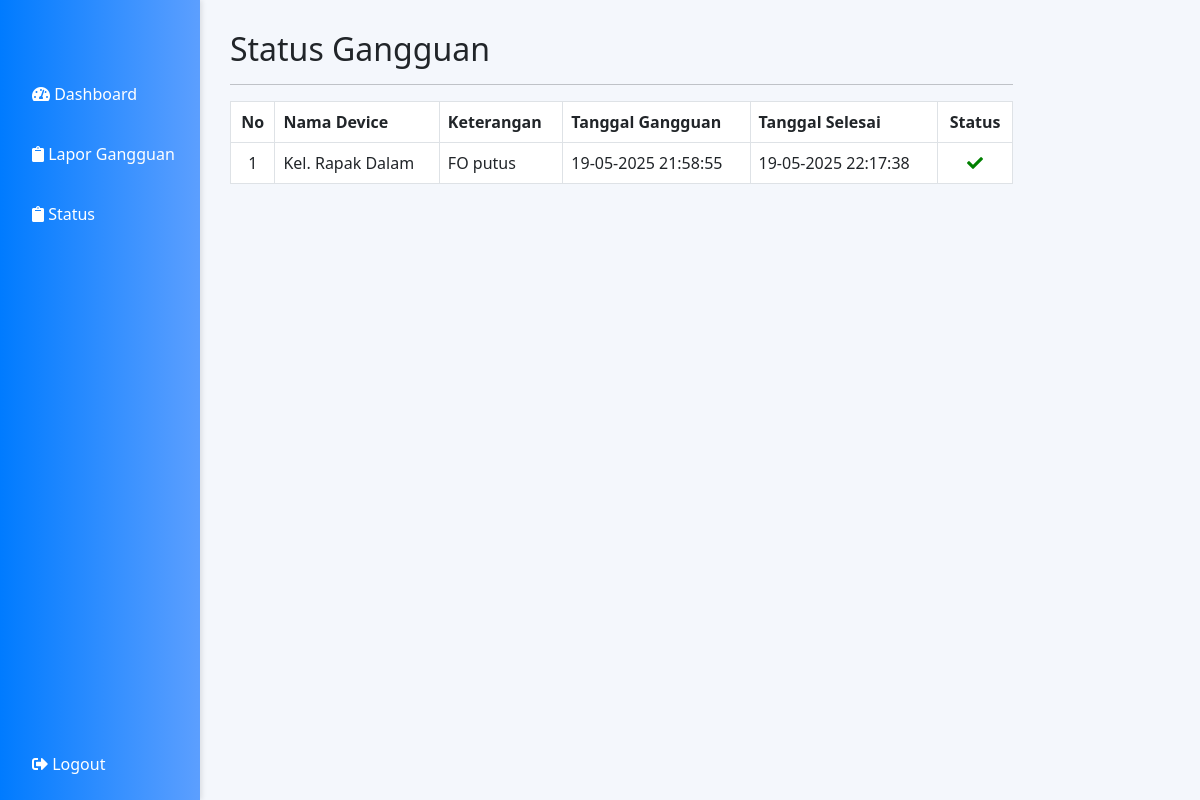
The page /pages/user/status.php (signed in) on the database its author committed.
### tables this page shows
CREATE TABLE `lapor_gangguan` (
  `id_laporan` int(11) NOT NULL,
  `id_user` int(11) NOT NULL,
  `device` varchar(100) NOT NULL,
  `keterangan` varchar(50) DEFAULT NULL,
  `tanggal_gangguan` datetime NOT NULL,
  `tanggal_selesai` datetime DEFAULT NULL,
  `status` varchar(15) DEFAULT 'tidak_aktif',
  `image` varchar(150) DEFAULT NULL,
  `aktif` tinyint(1) DEFAULT 1
);

### pages/user/status.php (the view, shortened to what this page needs)
<?php
require("../../koneksi/koneksi.php");
?>
<!DOCTYPE html>
<html lang="en">
<head>
    <link href="https://cdn.jsdelivr.net/npm/bootstrap@5.3.0/dist/css/bootstrap.min.css" rel="stylesheet">
    <link rel="stylesheet" href="../../assets/css/sidebar.css
    ">
    <link rel="stylesheet" href="https://cdnjs.cloudflare.com/ajax/libs/font-awesome/5.15.3/css/all.min.css">
</head>
<body>
    <div class="sidebar">
        <a href="dashboard.php"><i class="fas fa-tachometer-alt"></i> Dashboard</a>
        <a href="lapor.php"><i class="fas fa-clipboard"></i> Lapor Gangguan</a>
        <a href="status.php"><i class="fas fa-clipboard"></i> Status</a>
        <div style="flex-grow: 1;"></div>
        <a href="../../logout.php"><i class="fas fa-sign-out-alt"></i> Logout</a>
    </div>
    <div class="content">
        <div class="col-sm-9 col-sm-offset-3 col-md-10 col-md-offset-2 main">
            <h2 class="page-header">Status Gangguan</h2>
            <hr>
            <table id="tabelpelanggan" class="table table-bordered table-hover">
                <thead>
                    <tr>
                        <th style="text-align: center;">No</th>
                        <th>Nama Device</th>
                        <th>Keterangan</th>
                        <th>Tanggal Gangguan</th>
                        <th>Tanggal Selesai</th>
                        <th style="text-align: center;">Status</th>
                    </tr>
                </thead>
                <?php
                $query = $conn->query("SELECT * FROM lapor_gangguan
                JOIN users ON users.id = lapor_gangguan.id_user WHERE lapor_gangguan.aktif=1 AND lapor_gangguan.id_user = '".$_SESSION['id']."'");
                $nomor = 1;
                while ($lihat = $query->fetch_assoc()) {
                    $nm_device = $lihat['device'];
                    $ket = $lihat['keterangan'];
                    $tggl_gangguan = $lihat['tanggal_gangguan'];
                    $tggl_selesai = $lihat['tanggal_selesai'];
                    $status = $lihat['status'];
                ?>
                    <tbody>
                        <tr>
                            <td style="text-align: center;"><?php echo $nomor; ?></td>
                            <td><?php echo htmlspecialchars($nm_device); ?></td>
                            <td><?php echo htmlspecialchars($ket); ?></td>
                            <td><?php echo date('d-m-Y H:i:s', strtotime($tggl_gangguan)); ?></td>
                            <td>
                                <?php if ($tggl_selesai == null) { ?>
                                <?php } else { ?>
                                    <?php echo date('d-m-Y H:i:s', strtotime($tggl_selesai)); ?>
                                <?php } ?>
                            </td>
                            <td style="text-align: center;">
                                <?php if ($status == 'aktif') { ?>
                                    <i class="fas fa-check" style="color: green;"></i>
                                <?php } else { ?>
                                    <i class="fas fa-times" style="color: red;"></i>
                                <?php } ?>
                            </td>
                        </tr>
                        <?php $nomor++; ?>
                    <?php
                } ?>
                    </tbody>
            </table>
        </div>
    </div>
</body>
</html>

### assets/css/sidebar.css (style rules this page uses)
.sidebar { height: 100%; width: 200px; position: fixed; z-index: 1; top: 0; left: 0; background: linear-gradient(to right, #007bff, #5c9fff); display: flex; flex-direction: column; padding-top: 70px; box-shadow: 2px 0 5px rgba(0, 0, 0, 0.1); }
.sidebar a { padding: 12px 8px 12px 32px; text-decoration: none; font-size: 16px; color: white; display: block; margin-bottom: 12px; border-radius: 4px; transition: background-color 0.3s ease, transform 0.2s ease; }
.content { margin-left: 200px; padding: 30px; background-color: #f4f7fc; min-height: 100vh; }

### rows shown on the page
lapor_gangguan: device "Kel. Rapak Dalam", keterangan "FO putus", tanggal_gangguan "19-05-2025 21:58:55", tanggal_selesai "19-05-2025 22:17:38", status "aktif" (drawn)
